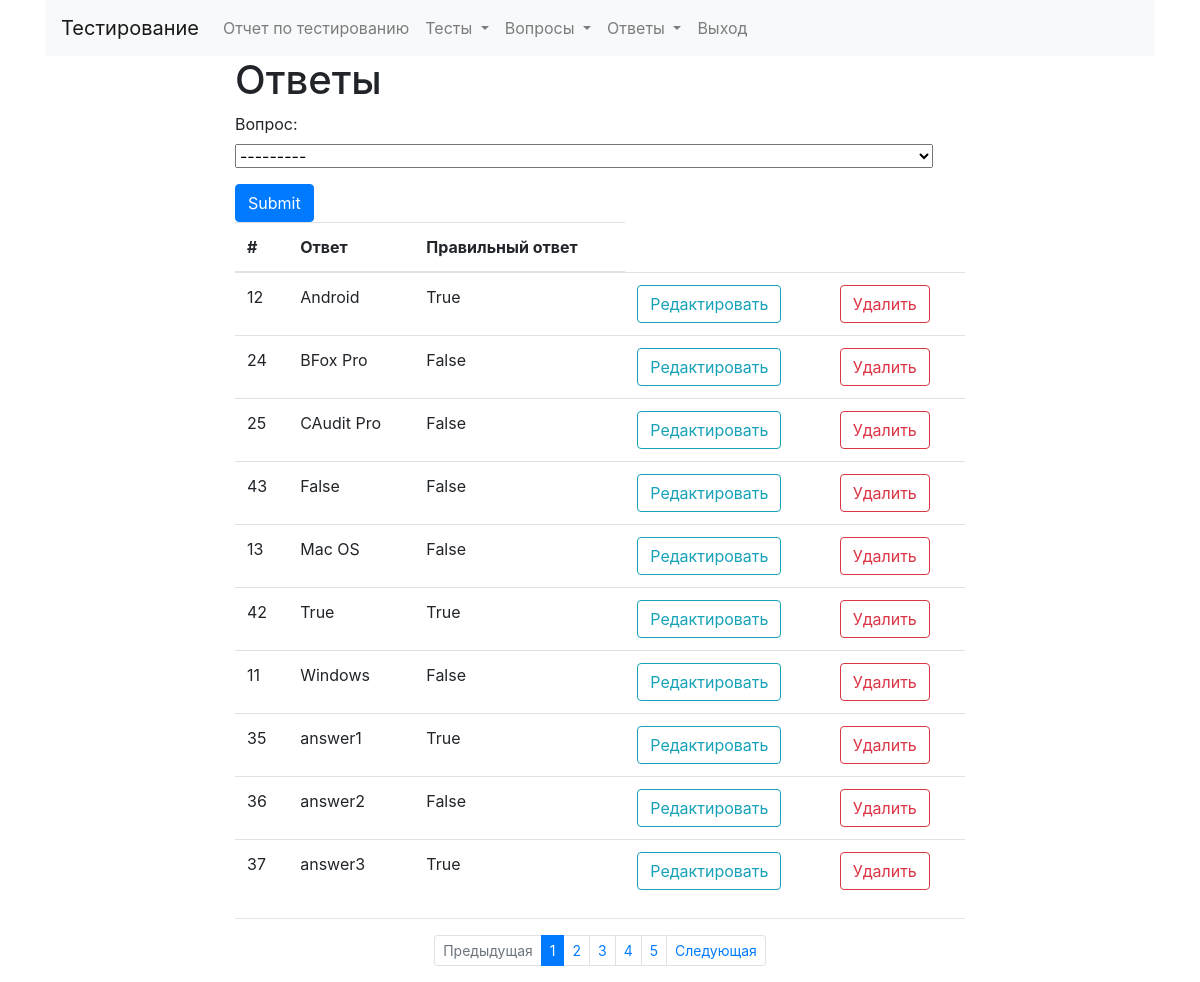
/manager/answer/ (signed in), run on the app's committed database.
### qwestion/models.py (models this page shows, shortened)
class Answer(models.Model):
    qwestion = models.ForeignKey(Qwestion,on_delete=models.CASCADE, verbose_name='Вопрос')
    title = models.CharField(max_length=555, verbose_name='Ответ')
    truefild = models.BooleanField(default=False, verbose_name='Правильный ответ')
    class Meta:
        ordering=['title']

### screater/views.py (the view)
# urls.py: path('answer/', AnswerListView.as_view(), name='answer-list'),
class AnswerListView(FilterView):
    model = Answer
    paginate_by = 10  # if pagination is desired
    filterset_class = AnswerQwestionFilter
    template_name = 'screater/answers.html'
    @method_decorator(login_required)
    def dispatch(self, request, *args, **kwargs):
        return super(AnswerListView, self).dispatch(request, *args, **kwargs)
    def get_context_data(self, **kwargs):
        context = super().get_context_data(**kwargs)
        qwestion = self.request.GET.get('qwestion', '')
        qwestion = qwestion.replace(" ", "+")
        context['qwestion_id'] = qwestion
        return context

### qwestion/models.py (called while the page is built)
    def __str__(self):
        return self.title

### screater/templates/screater/answers.html (shortened to what this page needs)
{% extends "base.html" %}
{% block content %}
    <h1> Ответы </h1>
<form class="uniForm blueForms" action="" method="get">
        {{ filter.form.as_p }}
        <input class="btn btn-primary" type="submit" />
    </form>
<table class="table">
    <thead>
    <tr>
      <th scope="col">#</th>
      <th scope="col">Ответ</th>
        <th scope="col">Правильный ответ</th>
    </tr>
    </thead>
    <tbody>
    {% for s in object_list %}
    <tr>
        <td>{{s.id}}</td>
        <td>{{s.title}}</td>
         <td>{{s.truefild}}</td>
        <td> <form action="{% url 'screater:answer-update' pk=s.id %}"> <button type="submit" class="btn btn-outline-info" >Редактировать</button></form></td>
        <td> <form action="{% url 'screater:answer-delete' pk=s.id %}"> <button type="submit" class="btn btn-outline-danger" >Удалить</button></form></td>
    </tr>
    {% endfor %}
    </tbody>
</table>
<hr>
<nav aria-label="Page navigation example">
    <ul class="pagination justify-content-center pagination-sm">
        {% if page_obj.has_previous %}
          <!-- If it ain't a search result display, don't append the search query
               to the URL. -->
          {% if not search %}
          <li class="page-item">
              <a class="page-link" href="?page={{ page_obj.previous_page_number }}&qwestion={{qwestion_id}}" tabindex="-1">Предыдущая</a>
          </li>
          {% else %}
          <!-- Append the searched query to the URL, so that on a search results page,
               the pagination don't revert to listing all the listview items. -->
            <li class="page-item">
              <a class="page-link" href="?page={{ page_obj.previous_page_number }}&qwestion={{qwestion_id}}" tabindex="-1">Предыдущая</a>
          </li>
          {% endif %}
        {% else %}
        <li class="page-item disabled">
            <a class="page-link" href="#" tabindex="-1">Предыдущая</a>
        </li>
        {% endif %}
     {% for l in  page_obj.paginator.page_range %}
    {% if l <= page_obj.number|add:5 and l >= page_obj.number|add:-5 %}
        {% if page_obj.number == l %}
            <li class="page-item active"><a class="page-link" href="?page={{forloop.counter}}&qwestion={{qwestion_id}}">{{forloop.counter}}</a></li>
        {% else %}
           <li class="page-item"><a class="page-link" href="?page={{forloop.counter}}&qwestion={{qwestion_id}}">{{forloop.counter}}</a></li>
        {% endif %}
    {% endif %}
{% endfor %}
        {% if page_obj.has_next %}
          {% if not search %}
          <li class="page-item">
              <a class="page-link" href="?page={{ page_obj.next_page_number }}&qwestion={{qwestion_id}}">Следующая</a>
          </li>
          {% else %}
            <li class="page-item">
              <a class="page-link" href="?page={{ page_obj.next_page_number }}&qwestion={{qwestion_id}}">Следующая</a>
          </li>
          {% endif %}
        {% else %}
        <li class="page-item disabled">
            <a class="page-link" href="#">Следующая</a>
        </li>
        {% endif %}
    </ul>
</nav>
{% endblock %}

### qwestion/templates/base.html (shortened to what this page needs)
 <!DOCTYPE html>
  <html>
    <head>
    {% load static %}
      <link type="text/css" rel="stylesheet" href="{% static 'css/bootstrap.min.css' %}"  media="screen,projection"/>
    </head>
    <body>
      <div class="container">
          {% if user.is_authenticated %}
          {% block nav %}
            {% include 'inc/navbar.html' %}
          {% endblock %}
          {% endif %}
        <div class="row justify-content-center">
          <div class="col-8">
            {% block content %}
            {% endblock %}
          </div>
          </div>
      </div>
    </body>
  </html>

### qwestion/templates/inc/navbar.html (shortened to what this page needs)
<nav class="navbar navbar-expand-lg navbar-light bg-light">
  <a class="navbar-brand" href="{% url 'qwestion:index' %}">Тестирование</a>
  <div class="collapse navbar-collapse" id="navbarNavDropdown">
    <ul class="navbar-nav">
      <li class="nav-item">
        <a class="nav-link" href="{% url 'reports:rating-list' %}">Отчет по тестированию</a>
      </li>
      <li class="nav-item dropdown">
        <a class="nav-link dropdown-toggle" href="#" id="navbarDropdownMenuLink" data-toggle="dropdown" aria-haspopup="true" aria-expanded="false">
          Тесты
        </a>
      </li>
      <li class="nav-item dropdown">
        <a class="nav-link dropdown-toggle" href="#" id="navbarDropdownMenuLink" data-toggle="dropdown" aria-haspopup="true" aria-expanded="false">
          Вопросы
        </a>
      </li>
            <li class="nav-item dropdown">
        <a class="nav-link dropdown-toggle" href="#" id="navbarDropdownMenuLink" data-toggle="dropdown" aria-haspopup="true" aria-expanded="false">
          Ответы
        </a>
      </li>
      <li class="nav-item">
        <a class="nav-link" href="{% url 'logout' %}">Выход</a>
      </li>
    </ul>
  </div>
</nav>

### data on the page
Answer: id "12", title "Android", truefild "True"
Answer: id "24", title "BFox Pro", truefild "False"
Answer: id "25", title "CAudit Pro", truefild "False"
Answer: id "43", title "False", truefild "False"
Answer: id "13", title "Mac OS", truefild "False"
Answer: id "42", title "True", truefild "True"
Answer: id "11", title "Windows", truefild "False"
Answer: id "35", title "answer1", truefild "True"
Answer: id "36", title "answer2", truefild "False"
Answer: id "37", title "answer3", truefild "True"
